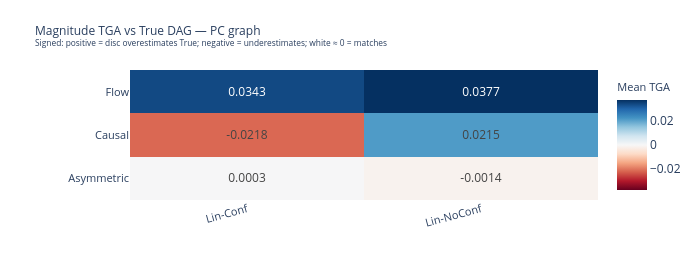

Notebook code cell kept with this figure:
### Code cell
# ── 5b: Magnitude TGA heatmap per graph ───────────────────────────────────────
for g in DISC_GRAPHS:
    sub = df_tga[df_tga["Graph"] == g]
    pivot = sub.pivot_table(index="Method", columns="Dataset", values="MeanTGA")
    pivot = pivot[[DS_LABELS[ds] for ds in DATASETS if DS_LABELS[ds] in pivot.columns]]

    abs_max_tga = float(np.nanmax(np.abs(pivot.values)))

    fig_tga = go.Figure(go.Heatmap(
        z            = pivot.values,
        x            = pivot.columns.tolist(),
        y            = pivot.index.tolist(),
        colorscale   = "RdBu",
        zmid=0,
        zmin=-abs_max_tga, zmax=abs_max_tga,
        text         = [[f"{v:.4f}" if not np.isnan(v) else "—" for v in row] for row in pivot.values],
        texttemplate = "%{text}",
        textfont     = dict(size=12),
        colorbar     = dict(title=dict(text="Mean TGA", font=dict(size=11))),
        hovertemplate=f"<b>%{{y}}</b> ({g}) — %{{x}}<br>TGA=%{{z:.4f}}<extra></extra>",
    ))
    fig_tga.update_layout(
        title=dict(text=f"Magnitude TGA vs True DAG — {g} graph<br>"
                   "<sup>Signed: positive = disc overestimates True; negative = underestimates; white ≈ 0 = matches</sup>",
                   font=dict(size=12)),
        height=260, width=700,
        margin=dict(l=130, r=80, t=70, b=60),
        xaxis=dict(tickfont=dict(size=11), tickangle=-15),
        yaxis=dict(tickfont=dict(size=11)),
    )
    fig_tga.show()

### Figure 1 — Plotly figure (JSON) as saved in the notebook; plotly's stock layout.template omitted (floating-point values rounded to 4 significant figures)
{"data": [{"colorbar": {"title": {"font": {"size": 11}, "text": "Mean TGA"}}, "colorscale": [[0, "rgb(103,0,31)"], [0.1, "rgb(178,24,43)"], [0.2, "rgb(214,96,77)"], [0.3, "rgb(244,165,130)"], [0.4, "rgb(253,219,199)"], [0.5, "rgb(247,247,247)"], [0.6, "rgb(209,229,240)"], [0.7, "rgb(146,197,222)"], [0.8, "rgb(67,147,195)"], [0.9, "rgb(33,102,172)"], [1, "rgb(5,48,97)"]], "hovertemplate": "<b>%{y}</b> (PC) — %{x}<br>TGA=%{z:.4f}<extra></extra>", "text": [["0.0003", "-0.0014"], ["-0.0218", "0.0215"], ["0.0343", "0.0377"]], "textfont": {"size": 12}, "texttemplate": "%{text}", "type": "heatmap", "x": ["Lin-Conf", "Lin-NoConf"], "y": ["Asymmetric", "Causal", "Flow"], "z": [[0.0002895, -0.001449], [-0.02175, 0.02148], [0.03427, 0.03773]], "zmax": 0.03773, "zmid": 0, "zmin": -0.03773}], "layout": {"height": 260, "margin": {"b": 60, "l": 130, "r": 80, "t": 70}, "title": {"font": {"size": 12}, "text": "Magnitude TGA vs True DAG — PC graph<br><sup>Signed: positive = disc overestimates True; negative = underestimates; white ≈ 0 = matches</sup>"}, "width": 700, "xaxis": {"tickangle": -15, "tickfont": {"size": 11}}, "yaxis": {"tickfont": {"size": 11}}}}
